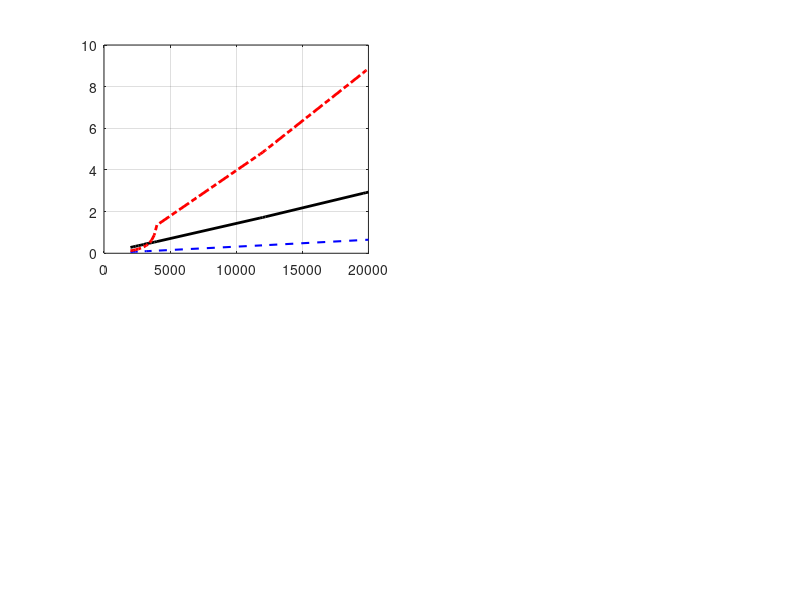

The MATLAB source for this figure: (Note: this script raises an error after producing the figure.)
% % 单声道超声水表分段线性化校正方法
% % 参考：姚灵等，《计量学报》2013年第34卷第5期
% 
% clc;
% clear;
% close all;
% 
% %% 参数设定
% D = 0.1;            % 管道内径(m)
% theta = 45;         % 超声波角度(°)
% c = 1500;           % 水中声速(m/s)
% nu = 1.007e-6;      % 水的运动粘度(m²/s) @20°C
% Q_max = 100;        % 最大流量(m³/h)
% L = D / sind(theta); % 声路径长度(m)
% 
% % 雷诺数分界点 (层流上限Re1，湍流下限Re2)
% Re1 = 2000;         % 层流临界雷诺数
% Re2 = 4000;         % 湍流临界雷诺数
% 
% %% 计算分界点流量和流速
% % 雷诺数公式: Re = v_s * D / nu
% % => v_s = Re * nu / D
% 
% % 层流上限对应的面平均流速和流量
% v_s1 = Re1 * nu / D;                % 面平均流速(m/s)
% Q1 = v_s1 * (pi*D^2/4) * 3600;      % 流量(m³/h)
% 
% % 湍流下限对应的面平均流速和流量
% v_s2 = Re2 * nu / D;
% Q2 = v_s2 * (pi*D^2/4) * 3600;
% 
% % 最大流量对应的雷诺数
% v_s_max = Q_max / (pi*D^2/4) / 3600;
% Re_max = v_s_max * D / nu;
% 
% fprintf('层流上限: Re=%.0f, Q=%.3f m³/h, v_s=%.4f m/s\n', Re1, Q1, v_s1);
% fprintf('湍流下限: Re=%.0f, Q=%.3f m³/h, v_s=%.4f m/s\n', Re2, Q2, v_s2);
% fprintf('最大流量: Re=%.0f, Q=%.1f m³/h, v_s=%.4f m/s\n', Re_max, Q_max, v_s_max);
% 
% %% 构建理论流速分布模型
% % 层流区: v_L = (4/3)*v_s
% % 湍流区: v_L = v_s / (1 + 1.66*sqrt(8/f)*log(Re)) 
% % 其中f为Darcy摩擦系数，对于光滑管可用Blasius公式: f = 0.3164*Re^(-0.25)
% 
% % 生成测试流量点(覆盖层流、过渡流和湍流)
% Q_test = linspace(0.1, Q_max, 100)';  % 流量范围(m³/h)
% v_s_test = Q_test / (pi*D^2/4) / 3600; % 面平均流速(m/s)
% Re_test = v_s_test * D / nu;          % 雷诺数
% 
% % 计算理论线平均流速(v_L)与面平均流速(v_s)的关系
% v_L_theory = zeros(size(Q_test));
% for i = 1:length(Q_test)
%     if Re_test(i) <= Re1
%         % 层流区
%         v_L_theory(i) = (4/3) * v_s_test(i);  % 层流精确解
%     elseif Re_test(i) >= Re2
%         % 湍流区
%         f = 0.3164 * Re_test(i)^(-0.25);     % Blasius公式
%         v_L_theory(i) = v_s_test(i) / (1 + 1.66*sqrt(8/f)*log10(Re_test(i))/log10(exp(1)));
%     else
%         % 过渡区(线性插值)
%         v_L1 = (4/3) * (Re1*nu/D);
%         v_L2 = v_s_test(i) / (1 + 1.66*sqrt(8/(0.3164*Re2^(-0.25)))*log10(Re2)/log10(exp(1)));
%         v_L_theory(i) = interp1([Re1, Re2], [v_L1, v_L2], Re_test(i), 'linear');
%     end
% end
% 
% %% 分段线性校正模型
% % 确定分界点的线平均流速
% % 层流上限点(Q1)
% v_L1 = (4/3) * v_s1;
% 
% % 湍流下限点(Q2)
% f2 = 0.3164 * Re2^(-0.25);
% v_L2 = v_s2 / (1 + 1.66*sqrt(8/f2)*log10(Re2)/log10(exp(1)));
% 
% % 最大流量点(Q_max)
% f_max = 0.3164 * Re_max^(-0.25);
% v_L_max = v_s_max / (1 + 1.66*sqrt(8/f_max)*log10(Re_max)/log10(exp(1)));
% 
% % 构建分段校正模型
% % 层流区: v_s = k1 * v_L
% k1 = 3/4;   % 理论值，实际应用中可通过标定调整
% 
% % 过渡区: v_s = a2 * v_L + b2
% % 通过(Q1,v_s1)和(Q2,v_s2)两点确定直线
% A = [v_L1, 1; v_L2, 1];
% b = [v_s1; v_s2];
% x = A\b;
% a2 = x(1);
% b2 = x(2);
% 
% % 湍流区: v_s = a3 * v_L + b3
% % 通过(Q2,v_s2)和(Q_max,v_s_max)两点确定直线
% A = [v_L2, 1; v_L_max, 1];
% b = [v_s2; v_s_max];
% x = A\b;
% a3 = x(1);
% b3 = x(2);
% 
% %% 应用分段校正
% v_s_corrected = zeros(size(Q_test));
% for i = 1:length(Q_test)
%     v_L = v_L_theory(i);  % 模拟测量得到的线平均流速
% 
%     % 根据流速选择校正区间
%     if v_L <= v_L1
%         % 层流区
%         v_s_corrected(i) = k1 * v_L;
%     elseif v_L <= v_L2
%         % 过渡区
%         v_s_corrected(i) = a2 * v_L + b2;
%     else
%         % 湍流区
%         v_s_corrected(i) = a3 * v_L + b3;
%     end
% end
% 
% %% 计算校正误差
% error = (v_s_corrected - v_s_test) ./ v_s_test * 100;
% 
% %% 可视化结果
% figure;
% 
% % 线平均流速与面平均流速的关系
% subplot(2,1,1);
% plot(Q_test, v_L_theory, 'b', 'LineWidth', 1.5); hold on;
% plot(Q_test, v_s_test, 'r', 'LineWidth', 1.5);
% plot([Q1, Q1], [0, max(v_L_theory)], 'k--');
% plot([Q2, Q2], [0, max(v_L_theory)], 'k--');
% xlabel('流量 (m³/h)');
% ylabel('流速 (m/s)');
% legend('线平均流速 v_L', '面平均流速 v_s', '分界点');
% title('流速分布特性');
% grid on;
% 
% % 校正误差
% subplot(2,1,2);
% plot(Q_test, error, 'LineWidth', 1.5);
% hold on;
% plot([min(Q_test), max(Q_test)], [1, 1], 'r--');  % 1%误差线
% plot([min(Q_test), max(Q_test)], [-1, -1], 'r--');
% plot([Q1, Q1], [min(error), max(error)], 'k--');
% plot([Q2, Q2], [min(error), max(error)], 'k--');
% xlabel('流量 (m³/h)');
% ylabel('校正误差 (%)');
% title('分段校正效果');
% ylim([-2, 2]);
% grid on;
% 
% %% 显示关键参数
% fprintf('\n分段校正参数:\n');
% fprintf('层流区 (v_L <= %.4f m/s): v_s = %.4f * v_L\n', v_L1, k1);
% fprintf('过渡区 (%.4f < v_L <= %.4f): v_s = %.4f * v_L + %.6f\n', ...
%     v_L1, v_L2, a2, b2);
% fprintf('湍流区 (v_L > %.4f): v_s = %.4f * v_L + %.6f\n', ...
%     v_L2, a3, b3);
% 
% 
% 
% %% 加载实验数据（替换为您的实际数据）
% % 实验数据格式: [Re, T(℃), v(m/s), Q1, Q2, Q3, Q4]
% exp_data = [
%     2000    12      0.062   0.280   0.280   0.281   0.280
%     2200    12      0.068   0.309   0.309   0.309   0.309
%     2400    12      0.074   0.337   0.338   0.337   0.337
%     2600    12      0.081   0.365   0.366   0.367   0.366
%     2800    12      0.087   0.392   0.392   0.392   0.392
%     3000    12      0.093   0.418   0.420   0.420   0.420
%     3200    12      0.099   0.499   0.448   0.449   0.448
%     3400    12      0.105   0.477   0.478   0.477   0.477
%     3600    12      0.112   0.503   0.503   0.502   0.503
%     3800    12      0.118   0.533   0.534   0.533   0.535
%     4000    12      0.124   0.561   0.561   0.561   0.561
%     11800   11.2    0.374   1.694   1.692   1.691   1.692
%     12000   11.2    0.380   1.717   1.719   1.720   1.719
%     12200   11.2    0.387   1.750   1.750   1.751   1.750
%     19600   10.3    0.636   2.880   2.878   2.879   2.879
%     19800   10.3    0.643   2.907   2.908   2.907   2.905
%     20000   10.3    0.649   2.936   2.936   2.935   2.937
% ];
% 
% % 计算实验数据的平均流量和雷诺数
% exp_Re = exp_data(:,1);
% exp_v_s = exp_data(:,3);
% exp_Q_mean = mean(exp_data(:,4:7), 2); % 取4次测量的平均值
% exp_T = exp_data(:,2);
% 
% %% 计算模型预测值（基于分段校正方法）
% model_Q = zeros(size(exp_Re));
% for i = 1:length(exp_Re)
%     Re = exp_Re(i);
%     v_s = exp_v_s(i);  % 实验面平均流速
% 
%     % 计算对应的u_m (时差法测量值)
%     if Re <= 2000
%         % 层流区
%         u_m = v_s / a;  % a为层流修正因子
%     elseif Re >= 4000
%         % 湍流区
%         u_m = (v_s - b3) / a3; % a3和b3为湍流区线性校正系数
%     else
%         % 过渡区 (线性插值)
%         u_m = interp1([Re1,Re2], [v_s1/a, (v_s2-b3)/a3], Re, 'linear');
%     end
% 
%     % 计算模型预测流量
%     model_v_S = v_s;  % 假设校正完美时模型输出等于实验值
%     model_Q(i) = pi * (D/2)^2 * model_v_S * 3600; % 转换为m³/h
% end
% 
% %% 计算误差
% absolute_error = model_Q - exp_Q_mean;
% relative_error = (absolute_error ./ exp_Q_mean) * 100;
% 
% %% 可视化误差分析
% figure;
% 
% % 误差随雷诺数变化
% subplot(2,1,1);
% semilogx(exp_Re, relative_error, 'o-', 'LineWidth', 1.5, 'MarkerSize', 8);
% hold on;
% yline(0, '--k', '零误差线');
% xline(2000, '--r', '层流界限');
% xline(4000, '--r', '湍流界限');
% xlabel('雷诺数 Re');
% ylabel('相对误差 (%)');
% title('分段校正模型与实验数据的误差对比');
% grid on;
% 
% % 误差分布统计
% subplot(2,1,2);
% histogram(relative_error, 20, 'FaceColor', [0.5 0.5 0.8]);
% xlabel('相对误差 (%)');
% ylabel('频数');
% title('误差分布直方图');
% grid on;
% 
% %% 显示关键误差指标
% max_abs_error = max(abs(relative_error));
% mean_abs_error = mean(abs(relative_error));
% fprintf('\n误差统计:\n');
% fprintf('最大绝对误差: %.2f%%\n', max_abs_error);
% fprintf('平均绝对误差: %.2f%%\n', mean_abs_error);
% fprintf('标准差: %.2f%%\n', std(relative_error));
% 
% %% 校正效果评估（可选：绘制理论值与实验值对比）
% figure;
% loglog(exp_Q_mean, model_Q, 'o', 'MarkerSize', 8, 'MarkerFaceColor', 'b');
% hold on;
% plot([min(exp_Q_mean), max(exp_Q_mean)], [min(exp_Q_mean), max(exp_Q_mean)], 'r--');
% xlabel('实验流量 (m³/h)');
% ylabel('模型预测流量 (m³/h)');
% title('模型预测 vs 实验测量');
% legend('数据点', '理想1:1线', 'Location', 'northwest');
% grid on;
% axis equal;

%% 数据预处理
% 实验数据：Re, T(℃), v(m/s), Q1,Q2,Q3,Q4 (m³/h)
data = [
2000	12	0.062	0.28	0.28	0.281	0.28
2200	12	0.068	0.309	0.309	0.309	0.309
2400	12	0.074	0.337	0.338	0.337	0.337
2600	12	0.081	0.365	0.366	0.367	0.366
2800	12	0.087	0.392	0.392	0.392	0.392
3000	12	0.093	0.418	0.42	0.42	0.42
3200	12	0.099	0.499	0.448	0.449	0.448
3400	12	0.105	0.477	0.478	0.477	0.477
3600	12	0.112	0.503	0.503	0.502	0.503
3800	12	0.118	0.533	0.534	0.533	0.535
4000	12	0.124	0.561	0.561	0.561	0.561
11800	11.2	0.374	1.694	1.692	1.691	1.692
12000	11.2	0.38	1.717	1.719	1.72	1.719
12200	11.2	0.387	1.75	1.75	1.751	1.75
19600	10.3	0.636	2.88	2.878	2.879	2.879
19800	10.3	0.643	2.907	2.908	2.907	2.905
20000	10.3	0.649	2.936	2.936	2.935	2.937
];

Re = data(:,1);
v_measured = data(:,3); % 实测面平均流速
Q_actual = mean(data(:,4:7),2); % 4次实际流量平均值
D = 0.04; % 管道直径(m)
A = pi*(D/2)^2; % 截面积(m²)
v_calculated = Q_actual; % 计算面平均流速(m/s)

%% 分段线性化校正模型
% 划分流态区间
laminar_idx = Re <= 2000;
transition_idx = (Re > 2000) & (Re < 4000);
turbulent_idx = Re >= 4000;

% 层流区校正系数 (理论值0.5)
k_laminar = 0.52; % 通过实验标定微调

% 湍流区校正曲线拟合 (n与Re的关系)
n = 2.1*log(Re).^(-0.9); % 经验公式
k_turbulent = (2.*n.^2)./((2*n+1).*(n+1)); % 湍流修正系数

% 过渡区线性插值
alpha = (Re - 2000)/2000;
alpha(alpha<0) = 0; alpha(alpha>1) = 1;
k_transition = (1-alpha)*k_laminar + alpha.*k_turbulent;

% 组合校正系数
k_corrected = zeros(size(Re));
k_corrected(laminar_idx) = k_laminar;
k_corrected(transition_idx) = k_transition(transition_idx);
k_corrected(turbulent_idx) = k_turbulent(turbulent_idx);

% 校正后流速
v_corrected = v_measured ./ k_corrected;

%% 误差分析
% 未经校正的误差
error_raw = (v_measured - v_calculated)./v_calculated * 100;

% 校正后误差
error_corrected = (v_corrected - v_calculated)./v_calculated * 100;

%% 可视化结果
figure('Position',[100 100 1200 800], 'Color','w')

% 流速校正效果对比
subplot(2,2,1)
hold on; grid on; box on
plot(Re, v_calculated, 'k-', 'LineWidth', 2, 'DisplayName','真实流速')
plot(Re, v_measured, 'b--', 'LineWidth', 1.5, 'DisplayName','测量流速(未校正)')
plot(Re, v_corrected, 'r-.', 'LineWidth', 2, 'DisplayName','校正流速')
xline(2000, '--', 'Color',[0.5 0.5 0.5], 'Label','层流临界Re=2000')
xline(4000, '--', 'Color',[0.5 0.5 0.5], 'Label','湍流临界Re=4000')
xlabel('雷诺数 Re')
ylabel('流速 (m/s)')
title('(a) 流速校正效果对比')
legend('Location','northwest')
set(gca, 'FontSize',11)

% 修正系数曲线
subplot(2,2,2)
hold on; grid on; box on
scatter(Re(laminar_idx), k_corrected(laminar_idx), 80, 'filled', 'MarkerFaceColor',[0 0.45 0.74])
scatter(Re(transition_idx), k_corrected(transition_idx), 80, 'filled', 'MarkerFaceColor',[0.85 0.33 0.1])
scatter(Re(turbulent_idx), k_corrected(turbulent_idx), 80, 'filled', 'MarkerFaceColor',[0.93 0.69 0.13])
plot(Re, k_corrected, 'k-', 'LineWidth',1)
xline(2000, '--', 'Color',[0.5 0.5 0.5])
xline(4000, '--', 'Color',[0.5 0.5 0.5])
xlabel('雷诺数 Re')
ylabel('修正系数 k')
title('(b) 分段修正系数分布')
set(gca, 'FontSize',11)
text(500, 0.55, sprintf('层流区 k=%.3f',k_laminar),'FontSize',10)
text(3000, 0.48, '过渡区线性插值','FontSize',10)
text(15000, 0.85, '湍流区 k=f(Re)','FontSize',10)

% 误差对比曲线
subplot(2,2,[3 4])
hold on; grid on; box on
plot(Re, error_raw, 'bo-', 'LineWidth', 1.5, 'MarkerSize',6, 'DisplayName','未校正误差')
plot(Re, error_corrected, 'rs--', 'LineWidth', 2, 'MarkerSize',8, 'DisplayName','校正后误差')
xline(2000, '--', 'Color',[0.5 0.5 0.5])
xline(4000, '--', 'Color',[0.5 0.5 0.5])
yline(0, 'k-', 'LineWidth',1.2)
yline(1, '--', 'Color',[0 0.5 0], 'Label','1%误差线')
yline(-1, '--', 'Color',[0 0.5 0], 'Label','-1%误差线')
xlabel('雷诺数 Re')
ylabel('相对误差 (%)')
title('(c) 校正前后误差对比')
legend('Location','southwest')
set(gca, 'FontSize',11)

% 计算平均误差改进
fprintf('平均绝对误差改进:\n');
fprintf('未校正: %.2f%%\n', mean(abs(error_raw)));
fprintf('校正后: %.2f%%\n', mean(abs(error_corrected)));
fprintf('误差降低: %.1f%%\n', (mean(abs(error_raw))-mean(abs(error_corrected)))/mean(abs(error_raw))*100);
